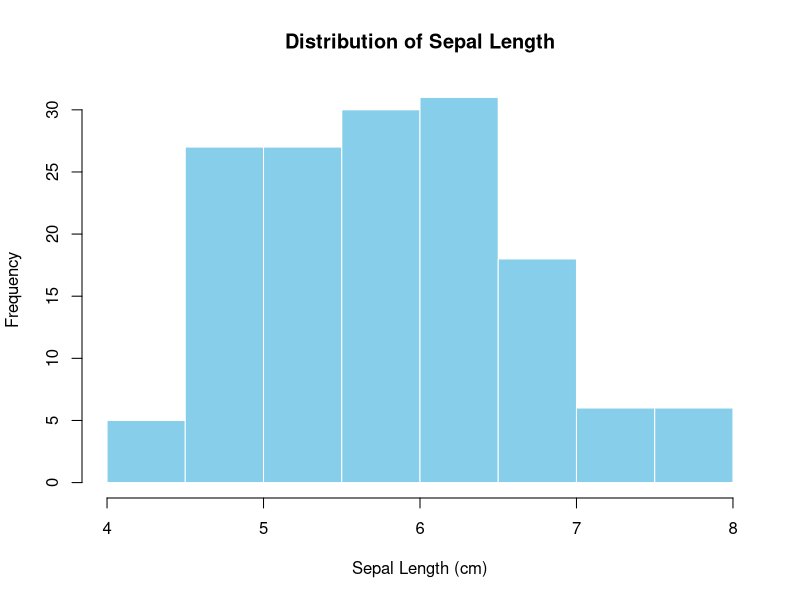
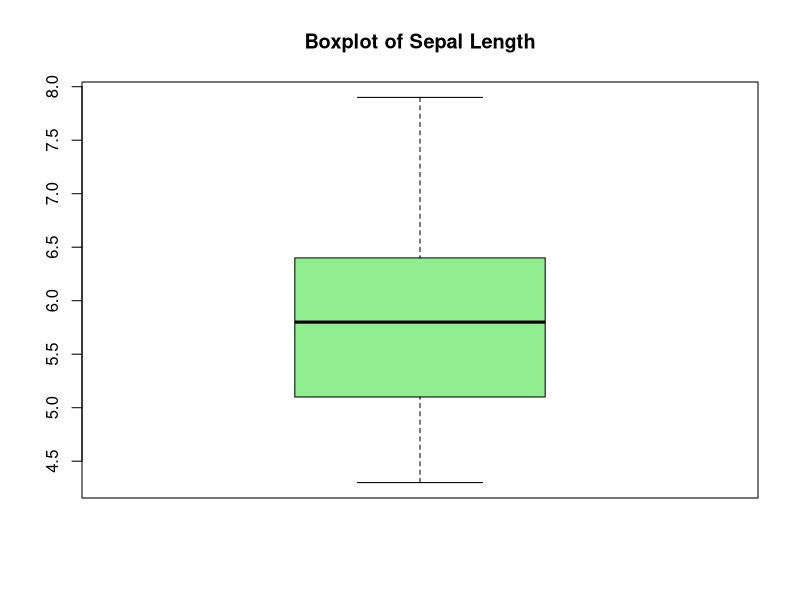
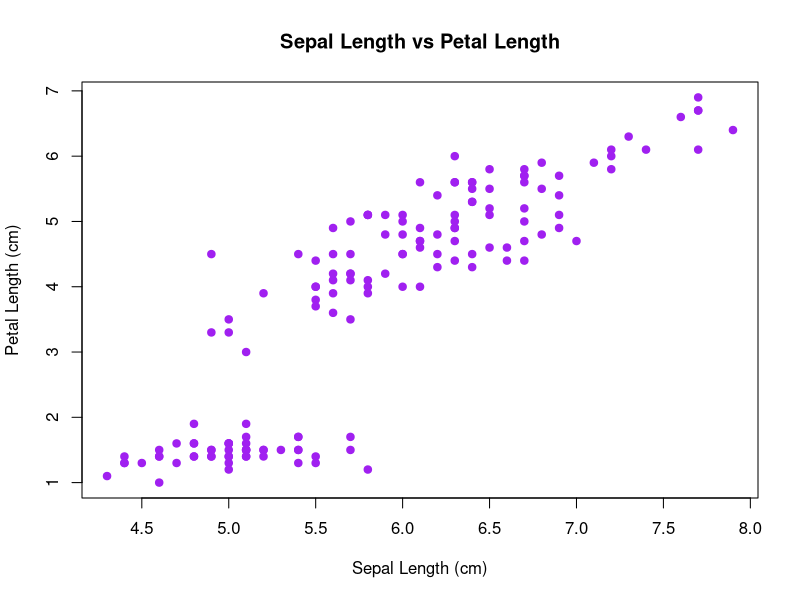
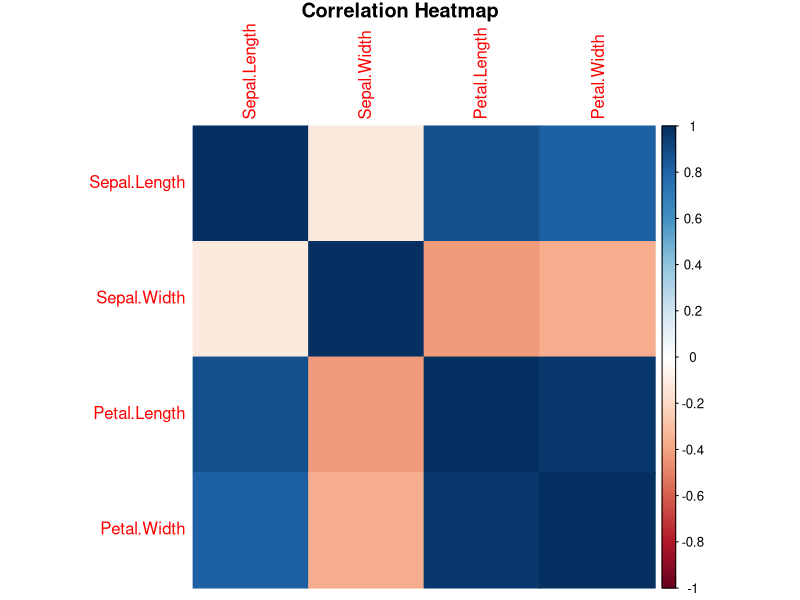
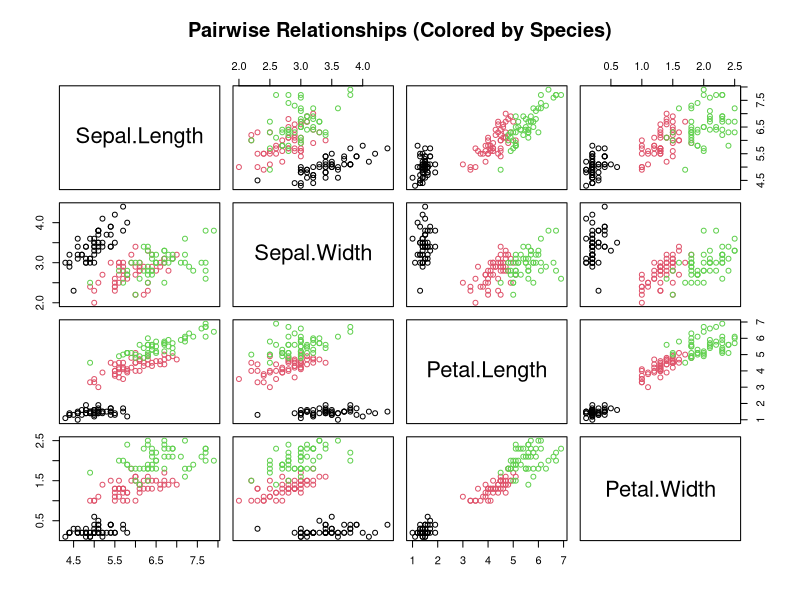

Recreate these plots in R, in order.
library(ggplot2)
library(corrplot)


# 📝 Basic information
print("=== Basic Structure ===")
str(iris)

print("=== Summary Statistics ===")
summary(iris)

print("=== Dimensions and Column Names ===")
print(dim(iris))
print(names(iris))

# 🔍 Check for Missing Values
print("=== Missing Values ===")
print(colSums(is.na(iris)))

# 📈 Descriptive Statistics
print("=== Descriptive Statistics for Sepal.Length ===")
print(paste("Mean:", mean(iris$Sepal.Length)))
print(paste("Median:", median(iris$Sepal.Length)))
print(paste("Standard Deviation:", sd(iris$Sepal.Length)))

# 📊 Univariate Analysis
hist(iris$Sepal.Length,
     main = "Distribution of Sepal Length",
     xlab = "Sepal Length (cm)",
     col = "skyblue",
     border = "white")

boxplot(iris$Sepal.Length,
        main = "Boxplot of Sepal Length",
        col = "lightgreen")

# 🔄 Bivariate Analysis
plot(iris$Sepal.Length, iris$Petal.Length,
     main = "Sepal Length vs Petal Length",
     xlab = "Sepal Length (cm)",
     ylab = "Petal Length (cm)",
     col = "purple",
     pch = 19)

# 🔗 Correlation Analysis
print("=== Correlation Matrix ===")
corr_matrix <- cor(iris[, 1:4])
print(corr_matrix)
corrplot(corr_matrix, method = "color", title = "Correlation Heatmap", mar = c(0,0,1,0))

# 📊 Group-wise Summary (Mean by Species)
print("=== Mean Sepal Length by Species ===")
print(aggregate(Sepal.Length ~ Species, data = iris, FUN = mean))

# 🔍 Pairwise Relationships
pairs(iris[, 1:4], col = iris$Species,
      main = "Pairwise Relationships (Colored by Species)")

# ⚠️ Outlier Detection
print("=== Outliers in Sepal Length ===")
print(boxplot.stats(iris$Sepal.Length)$out)

# ✅ Summary Insights
cat("
Summary Insights:
-----------------
✔ No missing values found.
✔ Setosa species have smaller petals and sepals.
✔ Virginica species have longer petals and sepals.
✔ Strong positive correlation between Petal.Length and Petal.Width.
✔ Dataset is clean and balanced for ML use.
")
